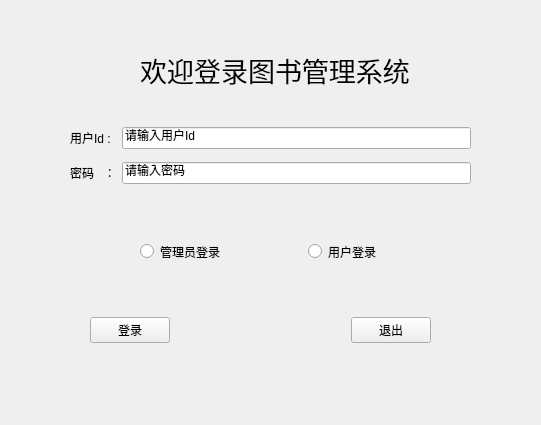
<?xml version="1.0" encoding="UTF-8"?>
<ui version="4.0">
 <class>Login</class>
 <widget class="QWidget" name="Login">
  <property name="geometry">
   <rect>
    <x>0</x>
    <y>0</y>
    <width>541</width>
    <height>425</height>
   </rect>
  </property>
  <property name="minimumSize">
   <size>
    <width>30</width>
    <height>20</height>
   </size>
  </property>
  <property name="windowTitle">
   <string>Login</string>
  </property>
  <widget class="QLabel" name="label">
   <property name="geometry">
    <rect>
     <x>110</x>
     <y>50</y>
     <width>330</width>
     <height>39</height>
    </rect>
   </property>
   <property name="maximumSize">
    <size>
     <width>1000</width>
     <height>200</height>
    </size>
   </property>
   <property name="font">
    <font>
     <family>Adobe Arabic</family>
     <pointsize>20</pointsize>
    </font>
   </property>
   <property name="text">
    <string>欢迎登录图书管理系统</string>
   </property>
   <property name="alignment">
    <set>Qt::AlignCenter</set>
   </property>
  </widget>
  <widget class="QWidget" name="">
   <property name="geometry">
    <rect>
     <x>70</x>
     <y>120</y>
     <width>401</width>
     <height>71</height>
    </rect>
   </property>
   <layout class="QGridLayout" name="gridLayout">
    <item row="2" column="1">
     <widget class="QLineEdit" name="PasswordEdit">
      <property name="text">
       <string>请输入密码</string>
      </property>
     </widget>
    </item>
    <item row="2" column="0">
     <widget class="QLabel" name="label_3">
      <property name="text">
       <string>密码   ：</string>
      </property>
     </widget>
    </item>
    <item row="1" column="1">
     <widget class="QLineEdit" name="UserIdEdit">
      <property name="text">
       <string>请输入用户Id</string>
      </property>
     </widget>
    </item>
    <item row="1" column="0">
     <widget class="QLabel" name="label_2">
      <property name="text">
       <string>用户Id :</string>
      </property>
     </widget>
    </item>
   </layout>
  </widget>
  <widget class="QWidget" name="">
   <property name="geometry">
    <rect>
     <x>40</x>
     <y>240</y>
     <width>441</width>
     <height>23</height>
    </rect>
   </property>
   <layout class="QHBoxLayout" name="horizontalLayout_2">
    <property name="spacing">
     <number>4</number>
    </property>
    <property name="leftMargin">
     <number>100</number>
    </property>
    <property name="rightMargin">
     <number>100</number>
    </property>
    <item>
     <widget class="QRadioButton" name="AdminBtn">
      <property name="text">
       <string>管理员登录</string>
      </property>
     </widget>
    </item>
    <item>
     <spacer name="horizontalSpacer_2">
      <property name="orientation">
       <enum>Qt::Horizontal</enum>
      </property>
      <property name="sizeHint" stdset="0">
       <size>
        <width>40</width>
        <height>20</height>
       </size>
      </property>
     </spacer>
    </item>
    <item>
     <widget class="QRadioButton" name="UserBtn">
      <property name="text">
       <string>用户登录</string>
      </property>
     </widget>
    </item>
   </layout>
  </widget>
  <widget class="QWidget" name="">
   <property name="geometry">
    <rect>
     <x>90</x>
     <y>310</y>
     <width>341</width>
     <height>41</height>
    </rect>
   </property>
   <layout class="QHBoxLayout" name="horizontalLayout">
    <item>
     <widget class="QPushButton" name="LoginBtn">
      <property name="text">
       <string>登录</string>
      </property>
     </widget>
    </item>
    <item>
     <spacer name="horizontalSpacer">
      <property name="orientation">
       <enum>Qt::Horizontal</enum>
      </property>
      <property name="sizeHint" stdset="0">
       <size>
        <width>40</width>
        <height>20</height>
       </size>
      </property>
     </spacer>
    </item>
    <item>
     <widget class="QPushButton" name="QuitBtn">
      <property name="minimumSize">
       <size>
        <width>30</width>
        <height>0</height>
       </size>
      </property>
      <property name="text">
       <string>退出</string>
      </property>
     </widget>
    </item>
   </layout>
  </widget>
 </widget>
 <resources/>
 <connections/>
</ui>
